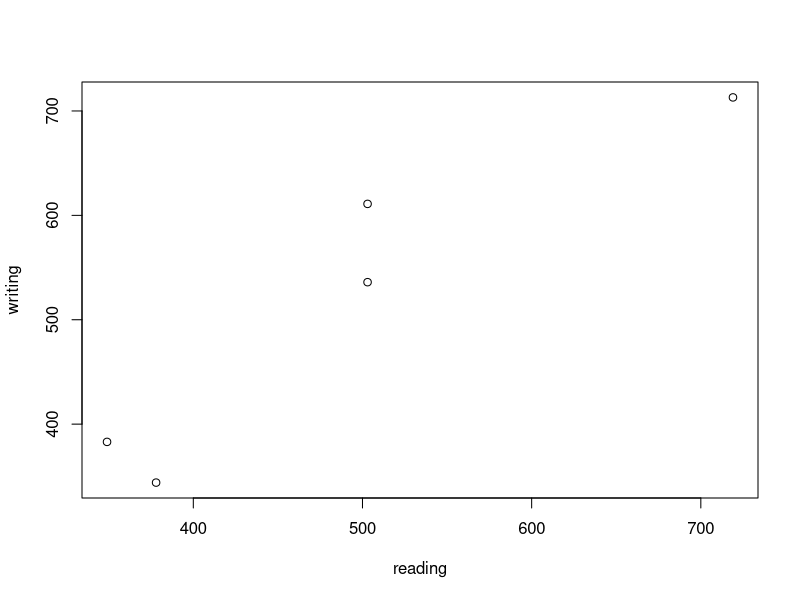

The R script that drew this image: (Note: this script raises an error after producing the figure.)
#1. variance exercise

  annual_income <- c(62000,64000,49000,324000,1264000,54330,64000,51000,55000,48000,53000)
  #calculate mean
  mean(annual_income) #189848.2
  #calculate the variance
  var(annual_income) #121303099568

#2. covariance exercise

  writing <- c(344,383,611,713,536)
  reading <- c(378,349,503,719,503)
  
  #calculate the covariance between reading and writing scores
  cov(writing,reading) #58.59
  #plot a scatter plot to verify
  plot(reading,writing) #plot can take two vectors
  #ggplot can only take a data frame as an input
  ggplot(data = data.frame(reading,writing),aes(writing,reading))+geom_point(alpha=0.5)

#3. descriptive statistics exercise
  
  #create vector of apartment prices
  prices <- c(117564.0716,147343.694,153466.7124,163162.8792,165430.282,168834.0424,169158.2944,171262.6544,175773.5856,177555.064,179674.0752,188273.7304,188743.1072,189194.3072,190119.504,191389.8688,192092.24,193660.6208,195153.16,195874.944,196142.192,196220.048,197053.5144,197869.364,198075.992,198591.8488,198841.6952,199054.1992,199216.404,199730.734,200148.8944,200300.634,200678.7512,200719.0152,201518.8944,203491.85,204027.0912,204286.6668,204292.494,204434.6784,204808.1604,205085.4048,205098.2108,206445.4232,206631.81,206958.712,207281.5912,207581.4272,208655.6704,208930.812,209280.9104,210038.6992,210745.1664,210824.0576,211406.868,212265.668,212520.826,212644.3948,212916.3568,213942.5624,214341.3364,214631.6804,215410.276,215774.2844,216552.712,216826,217357.6328,217748.48,217786.376,217787.7104,218585.9248,219252.892,219373.4056,219630.9012,219865.7608,220606.28,220865,222138.716,222867.4208,222947.2088,223577.32,223917.336,224076.836,224463.866,225050.52,225290.2204,225401.6152,226342.8032,226578.512,227072.8784,228170.0256,228410.054,228872.912,228937.896,229464.7112,229581.7836,230154.53,230216.2192,230495.0064,230943.3796,231348.928,231552.3256,233142.8,233172.49,233834.0048,234032.884,234172.388,234750.586,235633.2592,235762.34,236608.9528,236639.56,237060.1488,237207.68,237680.8752,238811.064,239248.7512,239341.5808,240539.3476,241620.4832,241671.52,242740.656,243052.5904,244624.872,244820.6672,245572.7936,246050.404,246172.676,246331.904,247739.44,248274.3136,248422.664,248525.1168,249075.6568,249591.9948,250312.5344,250415.382,250773.1452,252053.0264,252185.992,252927.84,253025.7772,253831.0248,255243.1088,255337.898,256376.276,256821.6404,257183.48,258015.6144,258572.4776,261579.892,261742.742,261871.696,263123.4208,263790.8144,264011.698,264142.16,264238.95,264275.7824,265467.68,269075.3016,269278.572,271227.4944,273165.5768,275394.2484,275812.4928,276323.8656,276759.18,278575.8688,279191.256,286433.5728,287466.4116,287996.5296,289727.9904,290031.2588,291494.36,293828.688,293876.2748,294807.648,296483.144,297008.9652,298730.404,299159.1384,300385.6176,306363.6436,306878.4576,308660.8032,310223.2908,310577.0396,310831.2116,310832.5876,312211.144,315382.11,315733.1536,317196.4,317473.8608,322610.7392,322952.5584,323915.8112,326885.336,327044.3684,331154.8784,336695.2524,338181.1808,338472.1328,338482.4544,344530.8888,344568.7428,346048.0408,346906.8932,349865.2224,351304.5776,354553.2324,355073.4032,356506.37,357538.1952,358525.5924,365868.7776,367976.4576,372001.6968,372016.5616,376964.6156,377043.5956,377313.5552,380809.52,382041.128,382277.1488,385447.6872,388515.14,388656.8064,390494.2712,396330.2908,396973.8324,398903.4224,400865.916,401302.8192,401894.818,402081.796,407214.2896,410932.6732,412856.5616,413761.7064,427236.0996,432679.912,448134.2688,448574.6704,452667.0064,456919.456,460001.256,460001.256,461464.992,464549.1904,467083.3132,480545.8096,482404.312,484458.0304,495024.0912,495570.4448,496266.4064,498994.032,503790.2308,506786.664,523373.448,526947.1632,529317.2832,532877.384,538271.7356)
  
  #frequency table for prices
  table(prices)
  
  #histogram
  hist(prices)
  
  #create price intervals of width 100000
  prices ->  sort(prices)
  intervals <- (max(prices)-min(prices))/100000
  intervals #4.207077 #width 100000
  intervals <- 4
  start <- c()
  end <- c()
  start <- min(prices)
  intervals
  
  for(i in 1:5){
  end[i] <- start[i] + 100000  #width
  start[i+1] <- end[i]
  }
  
  start <- head(start,-1) #last element not needed
  end  
  interval_df<-data.frame(interval_start = start,interval_end = end)
  library(dplyr)  
  interval_df <-  interval_df %>% mutate(frequency=1)   
  interval_df  
  str(interval_df)  
  
  for(i in 1:length(interval_df$frequency)){
  interval_df$frequency[i] <- 0
    for(j in 1:length(prices))
    {
      ifelse(prices[j]>=start[i] & prices[j]<=end[i], interval_df$frequency[i] <- interval_df$frequency[i]+1, interval_df$frequency[i] <- interval_df$frequency[i] + 0)
    }
    
  }
  
  interval_df
  length(prices)    
  #after dividing the data frame into intervals we plot it again in histogram
  hist(prices)
  hist(interval_df$frequency)
  
  #relation between area and prices
  
  area <- c(410.71,579.75,587.28,587.28,598.58,606.33,618.16,618.16,618.16,618.38,618.38,618.38,625.80,625.80,625.80,625.80,649.69,649.69,649.80,649.80,649.80,649.80,649.80,669.16,670.24,670.89,670.89,670.89,675.19,675.19,680.57,697.89,697.89,701.66,701.66,713.71,717.05,720.38,720.38,720.70,720.70,720.81,720.81,720.81,722.96,723.83,723.83,723.83,723.93,723.93,733.19,733.19,733.19,733.19,733.19,733.19,736.63,743.09,743.09,743.09,743.09,743.41,743.41,747.50,747.50,756.21,756.21,756.21,756.21,756.21,758.69,763.21,775.69,775.69,781.07,781.07,781.07,781.07,781.07,781.07,781.07,781.07,781.07,781.07,781.07,781.07,781.07,781.07,782.25,782.25,782.25,782.25,782.25,782.25,782.25,782.25,784.19,785.48,785.48,785.48,785.48,785.48,785.48,785.48,785.48,785.48,785.48,785.48,785.48,785.48,789.25,789.25,789.25,789.25,789.25,789.25,789.25,790.54,791.72,794.52,794.52,794.52,794.52,794.52,794.52,794.52,794.52,794.52,794.52,794.52,794.52,794.52,794.52,798.28,798.28,798.28,798.28,798.28,798.28,798.28,798.28,798.28,798.28,798.28,798.28,798.28,798.28,798.50,798.50,798.50,798.50,798.50,798.50,798.50,798.50,798.50,798.50,800.96,827.87,827.87,827.87,827.87,827.87,923.21,923.21,923.21,923.21,923.21,923.21,923.21,923.21,927.08,927.08,927.83,927.83,927.83,927.83,928.16,957.53,966.57,977.87,1013.27,1057.92,1057.92,1057.92,1057.92,1057.92,1058.25,1058.25,1058.25,1068.58,1074.71,1093.00,1109.25,1109.25,1109.25,1109.25,1110.32,1111.72,1121.95,1121.95,1121.95,1121.95,1121.95,1121.95,1127.76,1127.76,1128.40,1132.06,1132.06,1137.44,1160.36,1160.36,1160.36,1160.36,1160.36,1171.55,1200.82,1203.29,1222.34,1238.58,1238.58,1238.58,1273.55,1273.55,1273.55,1273.55,1273.55,1273.88,1273.88,1273.88,1283.45,1288.62,1305.62,1307.45,1325.31,1336.93,1343.39,1357.16,1375.45,1383.84,1396.86,1400.95,1434.09,1434.09,1434.09,1434.09,1479.72,1479.72,1596.35,1596.35,1596.35,1596.35,1596.35,1603.99,1604.75,1604.75,1604.75,1608.84,1611.85,1611.85,1611.85,1611.85,1615.29,1615.29,1769.48,1942.50)
  area
  house <- data.frame(prices = prices, area = area)

  plot(prices,area)
  #positive correlation between area and prices (note : this does not show causality)
  
#4 Calculate the mean, median, mode, skewness, variance and standard deviation of Price for all apartments, no matter if sold or not.
  
  #mean
  mean(prices) #281171.9
  
  #median
  position <- (length(prices)+1)/2
  position #134
  median <- prices[134]
  median #249075.7
  
  #mode
  getmode <- function(v) {
    uniqv <- unique(v)
    uniqv[which.max(tabulate(match(v, uniqv)))]
  }
  
  getmode(prices) #460001.3
  
  #mode > mean therefore we get a left skew
  
#5 Calculate the covariance and correlation coefficient between Price and Area, no matter if the apartment is sold or not. Is the result in line with the scatter plot?
  
  cov(prices,area) #25181356
  
  cor.test(prices,area) #0.9917989 very high coefficient
  